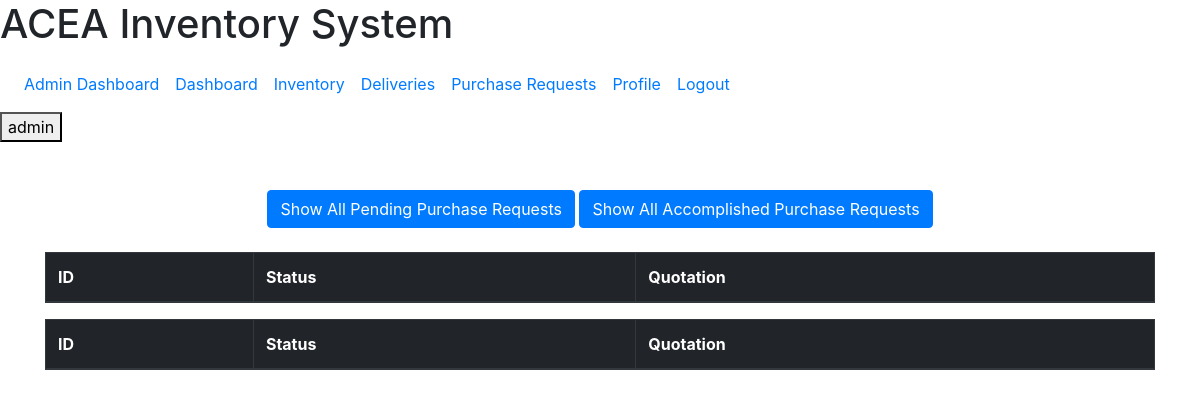
/requests/ (signed in), run on an earlier commit of the app's database.
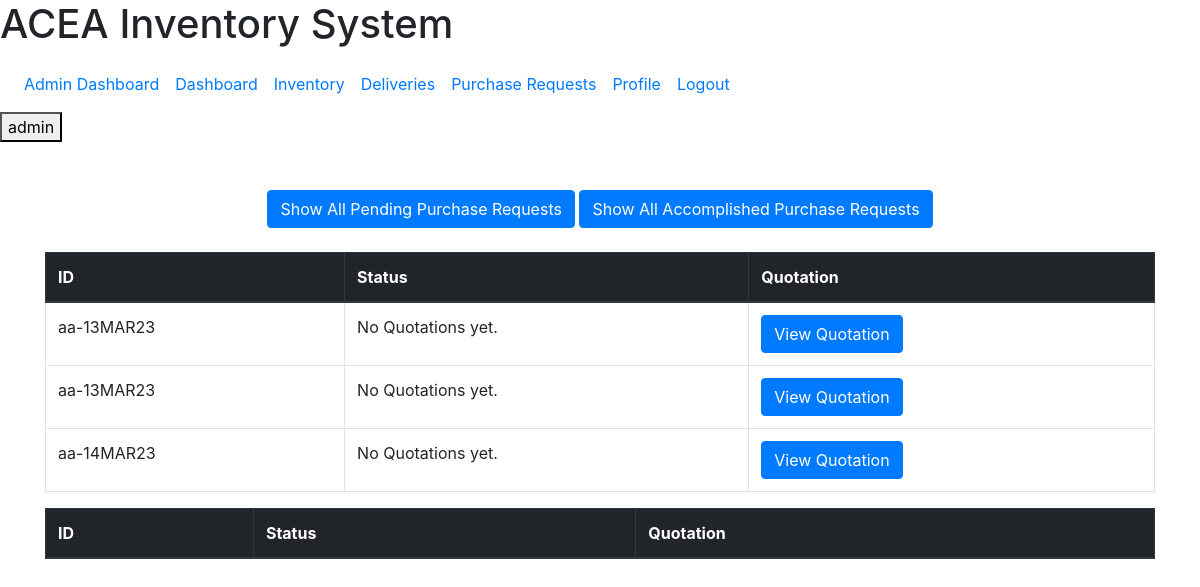
And on a later commit of the database.
### dashboard/models.py (models this page shows)
class PurchaseRequest(models.Model):
    requestedBy = models.ForeignKey(User, on_delete=models.CASCADE, null=True, blank=True)
    approvedBy = models.ForeignKey(User, on_delete=models.CASCADE, related_name='approved_requests',null=True, blank=True)
    dateRequested = models.DateTimeField(auto_now_add=True, blank=True)
    dateApproved = models.DateTimeField(null=True, blank=True)
    approvedQuotations = models.BooleanField(default=False)
    approvedDelivery = models.BooleanField(default=False)
    requestLocation = models.ForeignKey(Location, on_delete=models.CASCADE)
    class Meta:                                                             # django admin data models are pluralized (they add 's')
        verbose_name_plural = 'Purchase Requests'
    def __str__(self):
        if self.requestedBy:
            initials = ''.join([name[0] for name in self.requestedBy.get_full_name().split()])
        else:
            initials = 'unknown'
        formatted_date = self.dateRequested.strftime('%d%b%y')
        slug = slugify(formatted_date).upper()
        return f'{initials}-{slug}'

### dashboard/views.py (the view)
# urls.py: path('requests/', views.RequestList.as_view(), name='list-requests'),
class RequestList(LoginRequiredMixin, ListView):
    model = PurchaseRequest
    context_object_name = "pRequest"
    template_name = "dashboard/request_list.html"
    def get_context_data(self, **kwargs):
        pRequest = PurchaseRequest.objects.filter(approvedDelivery=False)
        kwargs['pRequest'] = pRequest
        filteredRequest = PurchaseRequest.objects.filter(approvedDelivery=True)
        kwargs['filteredRequest'] = filteredRequest
        return super().get_context_data(**kwargs)

### templates/templatetags/auth_extras.py (called while the page is built)
@register.filter(name='has_group')
def has_group(user, group_name):
    group = Group.objects.get(name=group_name)
    return True if group in user.groups.all() else False

### templates/dashboard/request_list.html (shortened to what this page needs)
{%extends 'partials/base.html'%}
{% block content %}
{% load bootstrap_icons %}
<div class="container py-5">
    <div class="text-center mb-4">
        <button class="btn btn-primary" id="unfiltered-btn">Show All Pending Purchase Requests</button>
        <button class="btn btn-primary" id="filtered-btn">Show All Accomplished Purchase Requests</button>
    </div>
    <div id="unfiltered-container">
        <table id="unfiltered-table" class="table table-bordered table-hover">
            <thead class="thead-dark">
                <tr>
                    <th scope="col">ID</th>
                    <th scope="col">Status</th>
                    {% if request.user.is_authenticated and request.user|has_group:"Administrator" or request.user|has_group:"Finance" or request.user|has_group:"Management" %}
                    <th scope="col">Quotation</th>
                    {% endif %}
                </tr>
            </thead>
            <tbody>
                {% for d in pRequest %}
                <tr>
                    <td>{{ d }}</a></td>
                    {% if d.dateApproved is None %}
                        <td>No Quotations yet.</td>
                    {% elif d.approvedQuotations is False %}
                        <td>Awaiting Quotation Approval</td>
                    {% elif d.approvedDelivery is False %}
                        <td>Awaiting Delivery Confirmation</td>
                    {% else %}
                        <td>Delivery Confirmed</td>
                    {% endif %}
                    {% if request.user.is_authenticated and request.user|has_group:"Administrator" or request.user|has_group:"Finance" or request.user|has_group:"Management" %}
                    <td>
                        <a href="{% url 'list-quotations' d.id %}" class="btn btn-primary">View Quotation</a>
                    </td>
                    {% endif %}
                </tr>
                {% endfor %}
            </tbody>
        </table>
    </div>
    <div id="filtered-container">
        <table id="filtered-table" class="table table-bordered table-hover">
            <thead class="thead-dark">
                <tr>
                    <th scope="col">ID</th>
                    <th scope="col">Status</th>
                    {% if request.user.is_authenticated and request.user|has_group:"Administrator" or request.user|has_group:"Finance" or request.user|has_group:"Management" %}
                    <th scope="col">Quotation</th>
                    {% endif %}
                </tr>
            </thead>
        </table>
    </div>
</div>
{% endblock %}

What changed in the data, as far as the page shows it:
added PurchaseRequest: requestedBy+dateRequested "aa-13MAR23", shows "No Quotations yet."
added PurchaseRequest: requestedBy+dateRequested "aa-13MAR23", shows "No Quotations yet."
added PurchaseRequest: requestedBy+dateRequested "aa-14MAR23", shows "No Quotations yet."
